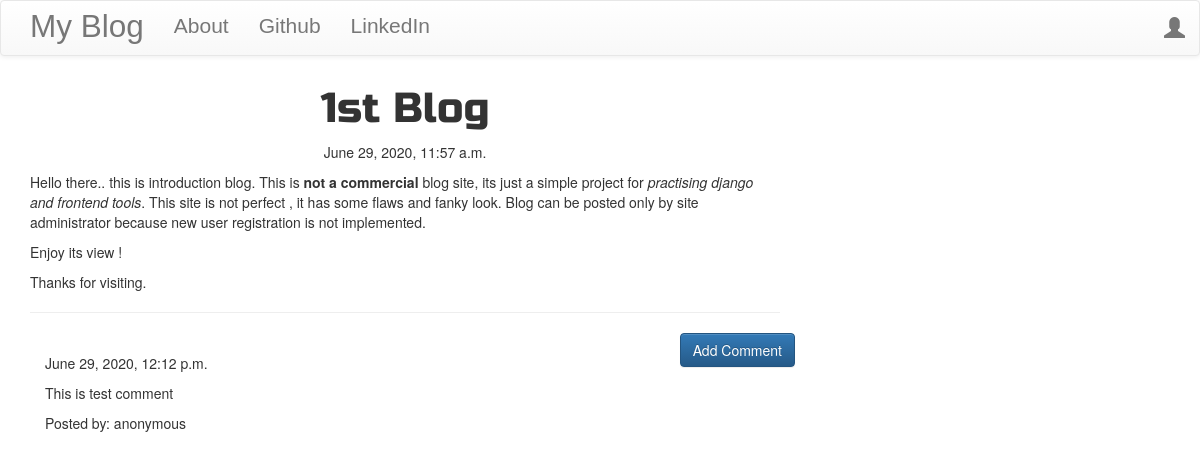
/post/1, run on the app's committed database.
### blog/models.py (models this page shows, shortened)
class Post(models.Model):
    author = models.ForeignKey('auth.User',on_delete=models.CASCADE)
    title = models.CharField(max_length=256)
    text = models.TextField()
    created_date = models.DateTimeField(default=timezone.now)
    published_date = models.DateTimeField(blank=True,null=True)

class Comment(models.Model):
    post = models.ForeignKey('blog.Post',related_name='comments',on_delete=models.CASCADE)
    author = models.CharField(max_length=200)
    text = models.TextField()
    created_date = models.DateTimeField(default = timezone.now)
    approved_comment = models.BooleanField(default=False)

### blog/views.py (the view)
# urls.py: path('post/<int:pk>',views.PostDetailView.as_view(),name='post_detail'),
class PostDetailView(DetailView):
    model= Post

### blog/templates/blog/post_detail.html (shortened to what this page needs)
{%extends 'blog/base.html'%}
{% block content %}
    <h1 class="posttitle loader">{{post.title}}</h1>
    {% if post.published_date %}
        <div class="date postdate">
            {{post.published_date}}
        </div>
    {% else %}
        <a class="btn btn-default" href="{% url 'post_publish' pk=post.pk%}">Publish</a>
    {% endif %}
    <p class="postcontent">{{post.text|safe|linebreaksbr}}</p>
    <hr>
    <a class="btn btn-primary btn-comment" href="{% url 'add_comment_to_post' pk=post.pk%}">Add Comment</a>
    <div class="container">
        {% for comment in post.comments.all %}
            <br>
                {% if user.is_authenticated or comment.approved_comment %}
                    {{comment.created_date}}
                    <p>{{comment.text|safe|linebreaks}}</p>
                    <p>Posted by: {{comment.author}}</p>
                {% endif %}
                {% empty %}
                    <p>No Comments</p>
        {% endfor %}
    </div>
{% endblock %}

### blog/templates/blog/base.html (shortened to what this page needs)
<!DOCTYPE html>
{% load static %}
<html lang="en">
<head>
    <link rel="stylesheet" href="https://maxcdn.bootstrapcdn.com/bootstrap/3.3.7/css/bootstrap.min.css">
    <link rel="stylesheet" href="https://maxcdn.bootstrapcdn.com/bootstrap/3.3.7/css/bootstrap-theme.min.css">
    <link rel="stylesheet" href="//cdn.jsdelivr.net/npm/medium-editor@latest/dist/css/medium-editor.min.css" type="text/css" media="screen" charset="utf-8">
    <link rel="stylesheet" href="{% static 'css/blog.css' %}">
</head>
<body class="loader">
    <nav class="navbar navbar-default techfont custom-navbar">
        <div class="container">
         <ul class="nav navbar-nav">
            <li>
                <a class="navbar-brand bigbrand" href="{% url 'post_list'%}">My Blog</a>
            </li>
            <li>
                <a href="{% url 'about'%}">About</a>
            </li>
            <li>
                <a href="https://www.github.com/omsapate">Github</a>
            </li>
            <li>
                <a href="https://www.linkedin.com/in/omsapate">LinkedIn</a>
            </li>
         </ul>
            <ul class="nav navbar-nav navbar-right">
                {% if user.is_authenticated %}
                    <li>
                        <a href="{% url 'post_new'%}">New Post</a>
                    </li>
                    <li>
                        <a href="{% url 'post_draft_list'%}">Drafts</a>
                    </li>
                    <li>
                        <a href="{% url 'logout'%}?next=/">Logout</a>
                    </li>
                    <li>
                        <a>Welcome: {{user.username}}</a>
                    </li>
                    {% else %}
                        <li>
                            <a class="nav navbar-right" href="{% url 'login' %}"><span class="glyphicon glyphicon-user"></span></a>
                        </li>
                {% endif %}
            </ul>
        </div>
    </nav>
    <div class="content container">
        <div class="row">
            <div class="col-md-8">
                <div class="blog_post">
                    {% block content %}
                    {% endblock %}
                </div>
            </div>
        </div>
    </div>
</body>
</html>

### blog/static/css/blog.css (style rules this page uses)
.techfont { font-family: 'Ruso One',sans-serif; font-size: 1.5em; margin-bottom: 10px; }
.bigbrand { font-size: 1.5em; }
.postdate { text-align: center; }
.posttitle { font-family: 'Russo One',sans-serif; font-size: 3em; text-align: center; }
.postcontent { font-family: 'Montserrat'; font-size: 1.5em; }
.btn-comment { position: absolute; right: 0px; }
.loader { filter:hue-rotate(0deg); color:linear-gradient(45deg,#0f8,#08f); animation:hue 10000ms infinite linear; }

### data on the page
Post: title "1st Blog", published_date "June 29, 2020, 11:57 a.m.", text "Hello there.. this is introduction blog. This is not a commercial blog site, its just a simple project for practising django and frontend tools . This site is not perfect , it has some flaws and fanky look. Blog can be posted only by site administrator because new user registration is not implemented. Enjoy its view ! Thanks for visiting."
Comment: created_date "June 29, 2020, 12:12 p.m.", text "This is test comment", author "anonymous"
